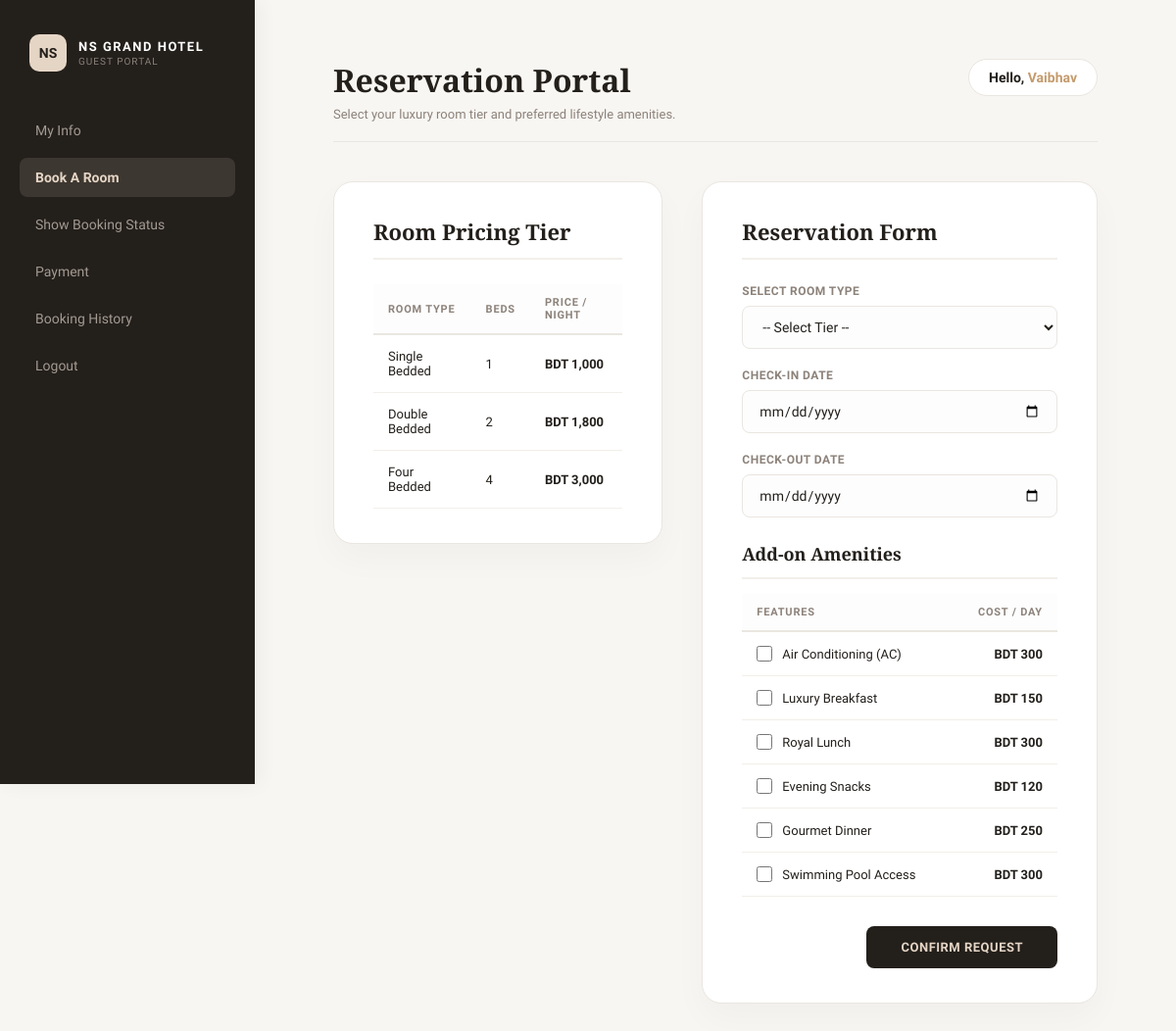
/bookroom.php, run on an earlier commit of the app's database.
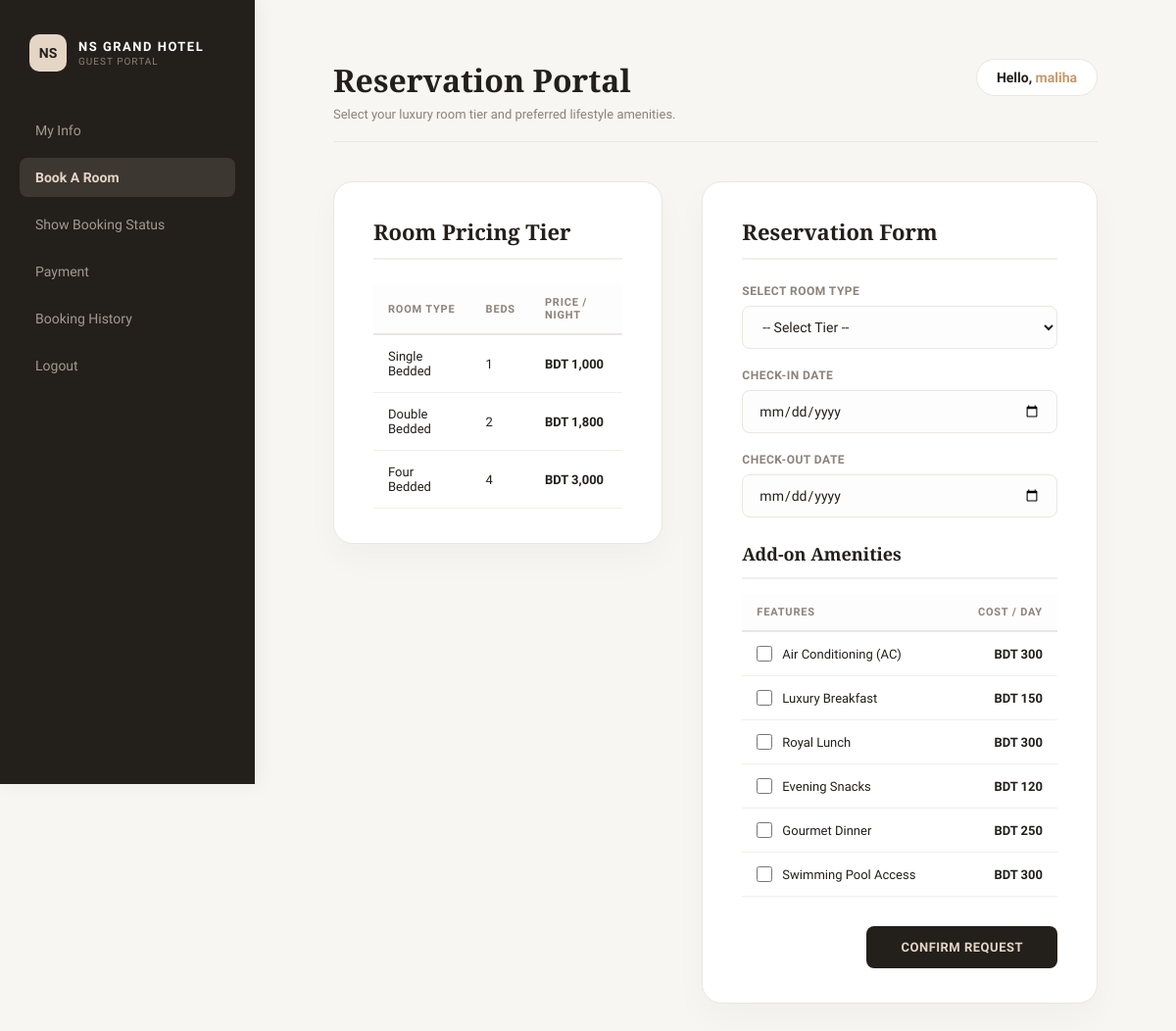
And on a later commit of the database.
### tables this page shows
CREATE TABLE `temp_session` (
  `phone` INT NOT NULL,
  `password` varchar(20) NOT NULL,
  `name` varchar(20) NOT NULL,
  `email` varchar(30) NOT NULL,
  `idproof` varchar(20) NOT NULL,
  `dob` date NOT NULL
);

### bookroom.php (the view, shortened to what the changed rows need)
<!DOCTYPE html>
<html lang="en">
<head>
</head>
<body>
    <?php
        $conn = new mysqli("localhost", "root", "", "hotel_management_system");
        $sql = "SELECT * from temp_session";
        $result = mysqli_query($conn, $sql);
        $row = mysqli_fetch_row($result);
    ?>
    <div class="main-content">
        <div class="page-header">
            <div>
                <h1>Reservation Portal</h1>
            </div>
            <div class="user-greeting">
                Hello, <span><?php echo htmlspecialchars($row[2]); ?></span>
            </div>
        </div>
        <div class="booking-grid">
            <div class="card">
                <h2 class="card-title">Room Pricing Tier</h2>
                <table class="room-table">
                    <thead>
                        <tr>
                            <th>Room Type</th>
                            <th>Beds</th>
                            <th>Price / Night</th>
                        </tr>
                    </thead>
                </table>
            </div>
            <div class="card">
                <h2 class="card-title">Reservation Form</h2>
                <form action="bookroom1.php" method="post">
                    <table class="features-table">
                        <thead>
                            <tr>
                                <th>Features</th>
                                <th style="text-align: right;">Cost / Day</th>
                            </tr>
                        </thead>
                    </table>
                </form>
            </div>
        </div>
    </div>
</body>
</html>

What changed in the data, as far as the page shows it:
removed temp_session: name "Vaibhav"
added temp_session: name "maliha"
